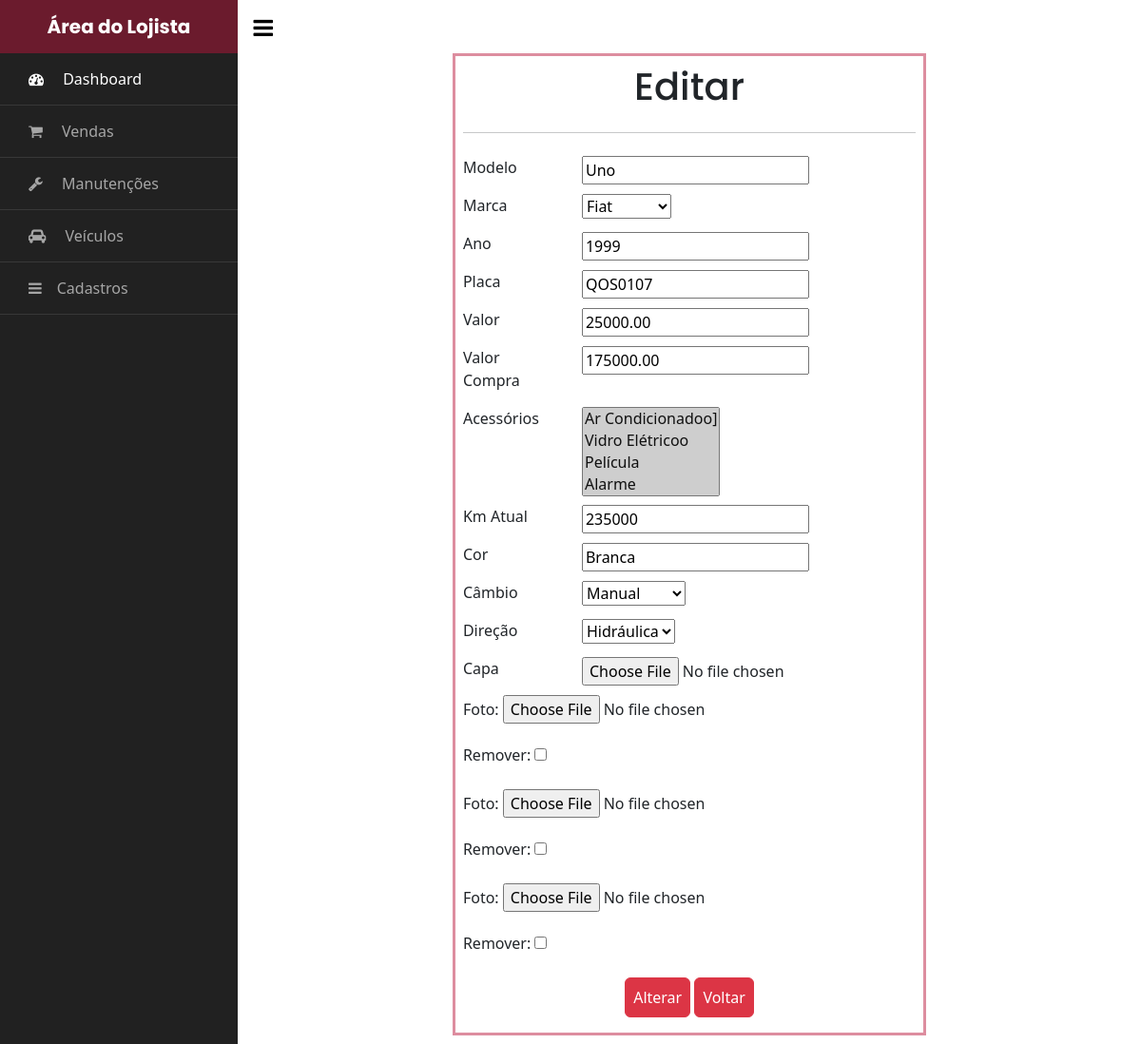
/area_do_lojista/editar_veiculo/21/ (signed in), run on an earlier commit of the app's database.
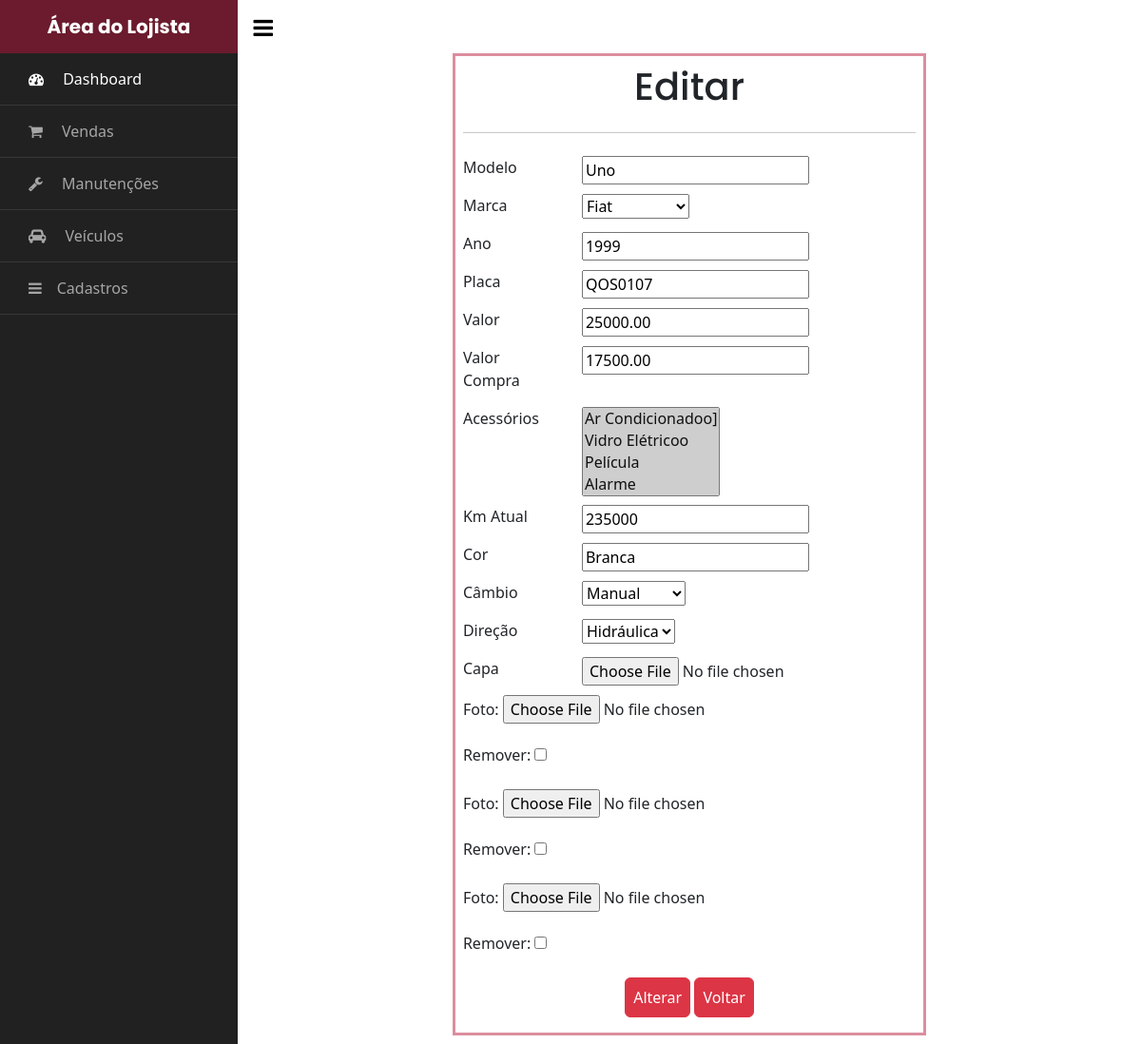
And on a later commit of the database.
### veiculos/models.py (models this page shows, shortened)
class Veiculo(models.Model):
    id = models.AutoField(primary_key=True)
    marca = models.ForeignKey(Marca, on_delete=models.PROTECT, related_name='marca')
    modelo = models.CharField(max_length=50)
    ano = models.IntegerField(blank=True, null=True)
    placa = models.CharField(max_length=8, blank=True, null=True, unique=True)
    cor = models.CharField(max_length=50, blank=True, null=True)
    acessorios = models.ManyToManyField(Acessorio, related_name='acessorios')
    data_insercao = models.DateTimeField(auto_now_add=True)
    km = models.IntegerField(blank=True, null=True)
    vendido = models.BooleanField(default=False)
    valor = models.DecimalField(max_digits=10, decimal_places=2, blank=True, null=True)
    foto_capa = models.ImageField(upload_to='media/', blank=True, null=True)
    valor_compra = models.DecimalField(max_digits=10, decimal_places=2, blank=True, null=True)
    CAMBIO_CHOICES = [
        ('Automático', 'Automático'),
        ('Manual', 'Manual'),
    ]
    cambio = models.CharField(
        max_length=20,
        choices=CAMBIO_CHOICES,
        default='Manual',  # Pode definir o valor padrão se desejar
    )
    DIRECAO_CHOICES = [
        ('Hidráulica', 'Hidráulica'),
        ('Elétrica', 'Elétrica'),
        ('Mecânica', 'Mecânica'),
    ]
    direcao = models.CharField(
        max_length=20,
        choices=DIRECAO_CHOICES,
        default='Hidráulica',
    )

### gestao/views.py (the view, shortened to what this page needs)
# urls.py: path('editar_veiculo/<int:pk>/', Editar_Veiculo.as_view(), name='editar_veiculo'),
@method_decorator(login_required(login_url='login'), name='dispatch')
class Editar_Veiculo(UpdateView):
    model = Veiculo
    form_class = VeiculoForm
    template_name = 'editar_veiculo.html'
    success_url = '/area_do_lojista/veiculos/'
    def get_context_data(self, **kwargs):
        data = super().get_context_data(**kwargs)
        if self.request.POST:
            data['fotos'] = PhotoFormSet(self.request.POST, self.request.FILES, instance=self.object)
        else:
            data['fotos'] = PhotoFormSet(instance=self.object)
        return data

### gestao/forms.py
class VeiculoForm(forms.ModelForm):
    class Meta:
        model = Veiculo
        fields = '__all__'

### veiculos/models.py (called while the page is built)
    def __str__(self):
        return self.nome

    def __str__(self):
        return self.nome

### gestao/templates/editar_veiculo.html (shortened to what this page needs)
{% extends "base_lojista.html" %}
{% block content %}
<div class="container">
    <div class="row justify-content-center">
        <div class="col-12 col-md-9 col-lg-7 m-2 p-2 " style="border-style: solid; border-color: #dd8d9f;">
            <h1 class="text-center" >Editar</h1>
            <hr class="my-4">
            <form method="post" enctype="multipart/form-data">
                <div class="flex-row justify-content-center">
                    <div class="mb-2 row danger">
                        <label class="form-label col-12 col-sm-3 ">Modelo</label>
                        <div class="col-12 col-sm-9">{{ form.modelo }}</div>
                    </div>
                    <div class="mb-2 row danger">
                        <label class="form-label col-12 col-sm-3 ">Marca</label>
                        <div class="col-12 col-sm-9 text-danger">{{ form.marca }}</div>
                    </div>
                    <div class="mb-2 row danger">
                        <label class="form-label col-12 col-sm-3 ">Ano</label>
                        <div class="col-12 col-sm-9">{{ form.ano }}</div>
                    </div>
                    <div class="mb-2 row danger">
                        <label class="form-label col-12 col-sm-3 ">Placa</label>
                        <div class="col-12 col-sm-9">{{ form.placa }}</div>
                    </div>
                    <div class="mb-2 row danger">
                        <label class="form-label col-12 col-sm-3 ">Valor</label>
                        <div class="col-12 col-sm-9">{{ form.valor }}</div>
                    </div>
                    <div class="mb-2 row danger">
                        <label class="form-label col-12 col-sm-3 ">Valor Compra</label>
                        <div class="col-12 col-sm-9">{{ form.valor_compra }}</div>
                    </div>
                    <div class="mb-2 row danger">
                        <label class="form-label col-12 col-sm-3 ">Acessórios</label>
                        <div class="col-12 col-sm-9">{{ form.acessorios }}</div>
                    </div>
                    <div class="mb-2 row danger">
                        <label class="form-label col-12 col-sm-3 ">Km Atual</label>
                        <div class="col-12 col-sm-9">{{ form.km }}</div>
                    </div>
                    <div class="mb-2 row danger">
                        <label class="form-label col-12 col-sm-3 ">Cor</label>
                        <div class="col-12 col-sm-9">{{ form.cor }}</div>
                    </div>
                    <div class="mb-2 row danger">
                        <label class="form-label col-12 col-sm-3 ">Câmbio</label>
                        <div class="col-12 col-sm-9">{{ form.cambio }}</div>
                    </div>
                    <div class="mb-2 row danger">
                        <label class="form-label col-12 col-sm-3 ">Direção</label>
                        <div class="col-12 col-sm-9">{{ form.direcao }}</div>
                    </div>
                    <div class="mb-2 row danger">
                        <label class="form-label col-12 col-sm-3 ">Capa</label>
                        <div class="col-12 col-sm-9">{{ form.foto_capa }}</div>
                    </div>
                    {% for foto_form in fotos %}
                    <div class="mb-2  row-cols-1">
                        {{ foto_form.as_p }}
                    </div>
                    {% endfor %}
                    <div class="text-center m-2">
                        <input type="submit" value="Alterar" class="btn btn-danger p-2 text-center ">
                        <a href="/area_do_lojista/veiculos/" class="btn btn-danger p-2">Voltar</a>
                    </div>
                </div>
            </form>
        </div>
    </div>
</div>
{% endblock %}

What changed in the data, as far as the page shows it:
changed Veiculo "Uno": valor_compra "175000.00" → "17500.00"
